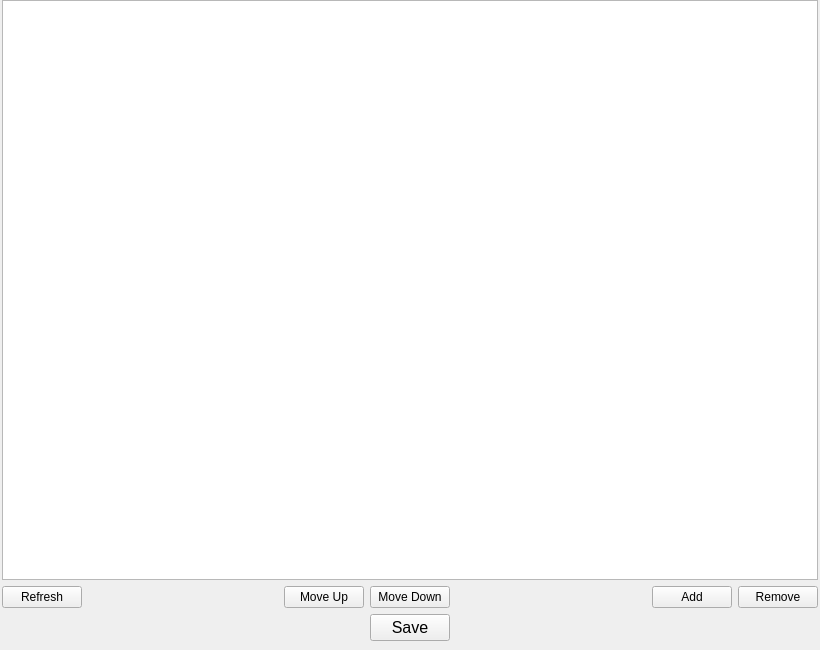
<?xml version="1.0" encoding="UTF-8"?>
<ui version="4.0">
 <class>ManagePageWidget</class>
 <widget class="QWidget" name="ManagePageWidget">
  <property name="geometry">
   <rect>
    <x>0</x>
    <y>0</y>
    <width>820</width>
    <height>650</height>
   </rect>
  </property>
  <property name="windowTitle">
   <string>Form</string>
  </property>
  <layout class="QVBoxLayout" name="verticalLayout">
   <property name="leftMargin">
    <number>2</number>
   </property>
   <property name="topMargin">
    <number>0</number>
   </property>
   <property name="rightMargin">
    <number>2</number>
   </property>
   <property name="bottomMargin">
    <number>9</number>
   </property>
   <item>
    <widget class="QListWidget" name="pageList">
     <property name="font">
      <font>
       <pointsize>16</pointsize>
      </font>
     </property>
    </widget>
   </item>
   <item>
    <layout class="QHBoxLayout" name="horizontalLayout">
     <property name="spacing">
      <number>6</number>
     </property>
     <item>
      <widget class="QPushButton" name="refreshButton">
       <property name="text">
        <string>Refresh</string>
       </property>
      </widget>
     </item>
     <item>
      <spacer name="horizontalSpacer">
       <property name="orientation">
        <enum>Qt::Horizontal</enum>
       </property>
       <property name="sizeHint" stdset="0">
        <size>
         <width>40</width>
         <height>20</height>
        </size>
       </property>
      </spacer>
     </item>
     <item>
      <widget class="QPushButton" name="moveUpButton">
       <property name="text">
        <string>Move Up</string>
       </property>
      </widget>
     </item>
     <item>
      <widget class="QPushButton" name="moveDownButton">
       <property name="text">
        <string>Move Down</string>
       </property>
      </widget>
     </item>
     <item>
      <spacer name="horizontalSpacer_4">
       <property name="orientation">
        <enum>Qt::Horizontal</enum>
       </property>
       <property name="sizeHint" stdset="0">
        <size>
         <width>40</width>
         <height>20</height>
        </size>
       </property>
      </spacer>
     </item>
     <item>
      <widget class="QPushButton" name="addButton">
       <property name="text">
        <string>Add</string>
       </property>
      </widget>
     </item>
     <item>
      <widget class="QPushButton" name="removeButton">
       <property name="text">
        <string>Remove</string>
       </property>
      </widget>
     </item>
    </layout>
   </item>
   <item>
    <layout class="QHBoxLayout" name="horizontalLayout_2">
     <item>
      <spacer name="horizontalSpacer_3">
       <property name="orientation">
        <enum>Qt::Horizontal</enum>
       </property>
       <property name="sizeHint" stdset="0">
        <size>
         <width>40</width>
         <height>20</height>
        </size>
       </property>
      </spacer>
     </item>
     <item>
      <widget class="QPushButton" name="saveButton">
       <property name="font">
        <font>
         <pointsize>12</pointsize>
        </font>
       </property>
       <property name="text">
        <string>Save</string>
       </property>
      </widget>
     </item>
     <item>
      <spacer name="horizontalSpacer_2">
       <property name="orientation">
        <enum>Qt::Horizontal</enum>
       </property>
       <property name="sizeHint" stdset="0">
        <size>
         <width>40</width>
         <height>20</height>
        </size>
       </property>
      </spacer>
     </item>
    </layout>
   </item>
  </layout>
 </widget>
 <resources/>
 <connections/>
</ui>
